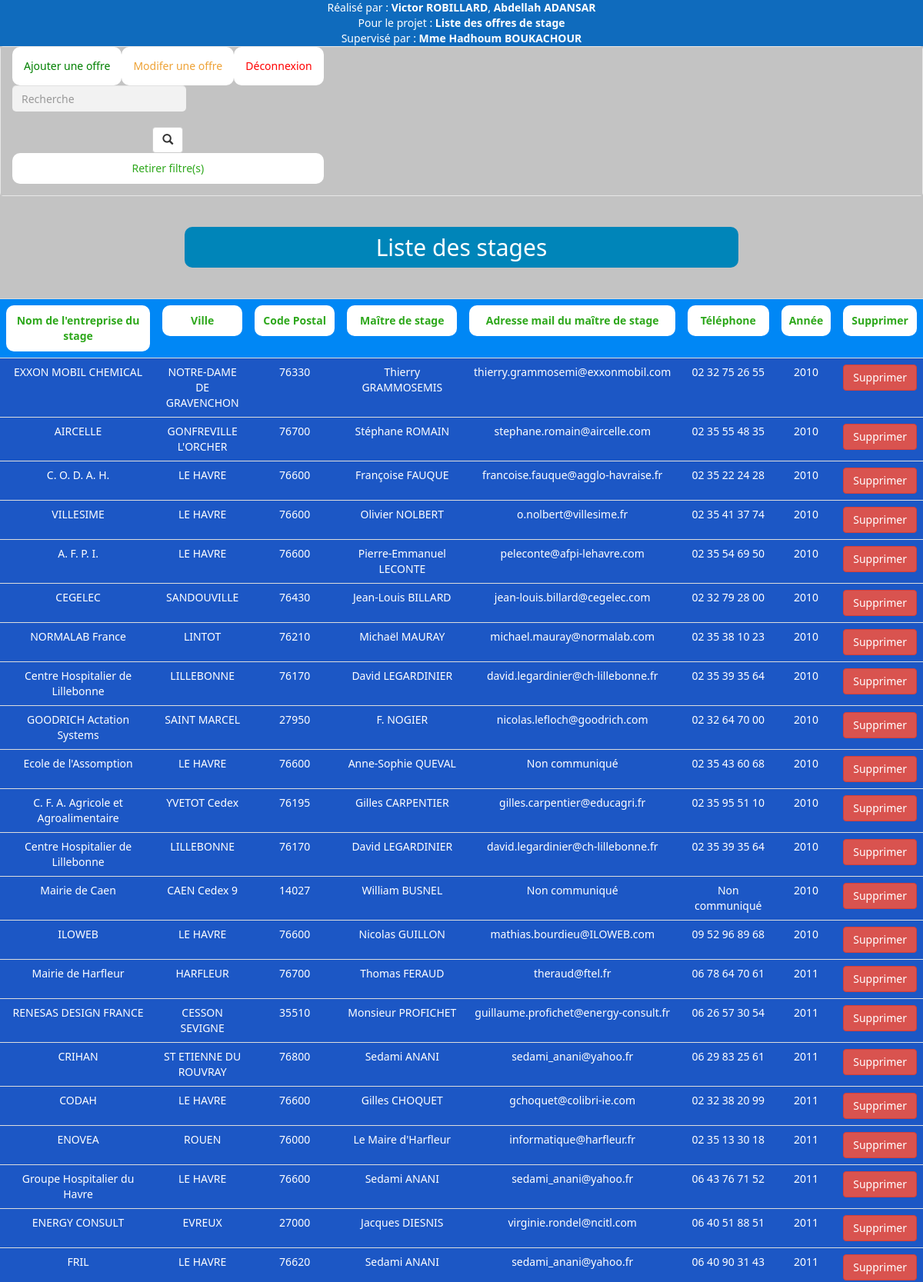
The app's page /listeAdmin.php (signed in, upper part) with its own data.
### tables this page shows
CREATE TABLE `offre` (
  `nomEnt` varchar(50) NOT NULL,
  `ville` varchar(50) NOT NULL,
  `codePostal` varchar(20) NOT NULL,
  `maitreStg` varchar(50) NOT NULL,
  `mail` varchar(50) NOT NULL,
  `telephone` varchar(20) NOT NULL,
  `id` int(3) NOT NULL,
  `annee` year(4) NOT NULL
);

### listeAdmin.php (the view, shortened to what this page needs)
<?php
$conn = mysqli_connect("localhost", "root", "", "stage");
$sort = isset($_GET['sort']) ? $_GET['sort'] : '';
$order = isset($_GET['order']) ? $_GET['order'] : 'asc';
if (isset($_POST['search'])) {
    $search_term = $_POST['search_term'];
    $resut = mysqli_query($conn, "SELECT * FROM offre WHERE nomEnt LIKE '%$search_term%'  OR ville LIKE '%$search_term%' OR codePostal LIKE '%$search_term%'
    OR maitreStg LIKE '%$search_term%' OR mail LIKE '%$search_term%' OR telephone LIKE '%$search_term%' OR annee LIKE '%$search_term%'");
    $resultat = mysqli_fetch_all($resut);
}
else if ($sort != '' && $order != '') {
    $resut = mysqli_query($conn, "SELECT * FROM offre ORDER BY $sort $order");
    $resultat = mysqli_fetch_all($resut);
}
else {
    $resut = mysqli_query($conn, "SELECT * FROM offre");
    $resultat = mysqli_fetch_all($resut);
}
?>
<!DOCTYPE html>
<html lang="en">
<head>
    <link rel="stylesheet" href="https://maxcdn.bootstrapcdn.com/bootstrap/3.4.1/css/bootstrap.min.css">
    <link rel="stylesheet" href="styleListe.css">
</head>
<body>
    <header>
        <div class="HautDePage">
            Réalisé par :
            <strong>Victor ROBILLARD</strong>,
            <strong>Abdellah ADANSAR</strong>
            <br>
            Pour le projet :
            <strong>Liste des offres de stage</strong>
            <br>
            Supervisé par :
            <strong> Mme Hadhoum BOUKACHOUR </strong>
        </div>
    </header>
    <main>
        <form action="" method="post">
            <div class="navbar navbar-default">
                <div class="container-fluid">
                    <ul class="nav navbar-nav">
                        <li><a href="ajoutOffre.php" style="color: green; background-color: white;">Ajouter une offre</a></li>
                        <li><a href="modifierOffre.php" style="color: #eea236; background-color: white;">Modifer une offre</a></li>
                        <li><a href="logout.php" style="color: red; background-color: white;">Déconnexion</a></li>
                        <div class="form-group">
                            <input type="text" class="form-control" placeholder="Recherche" name="search_term"><br>
                            <button type="submit" class="btn btn-default" name="search"><span class="glyphicon glyphicon-search"></span></button>
                            <a href="listeAdmin.php">Retirer filtre(s)</a>
                        </div>
                    </ul>
                </div>
            </div>
            <center>
                <h2>Liste des stages</h2><br>
                <table class="table">
                    <tr>
                        <th><a href="?sort=nomEnt&order=<?php echo $sort == 'nomEnt' && $order == 'asc' ? 'desc' : 'asc'; ?>">Nom de l'entreprise du stage</a></th>
                        <th style="width: 10%;"><a href="?sort=ville&order=<?php echo $sort == 'ville' && $order == 'asc' ? 'desc' : 'asc'; ?>">Ville</a></th>
                        <th style="width: 10%;"><a href="?sort=codePostal&order=<?php echo $sort == 'codePostal' && $order == 'asc' ? 'desc' : 'asc'; ?>">Code Postal</a></th>
                        <th><a href="?sort=maitreStg&order=<?php echo $sort == 'maitreStg' && $order == 'asc' ? 'desc' : 'asc'; ?>">Maître de stage</a></th>
                        <th><a href="?sort=mail&order=<?php echo $sort == 'mail' && $order == 'asc' ? 'desc' : 'asc'; ?>">Adresse mail du maître de stage</a></th>
                        <th><a href="?sort=telephone&order=<?php echo $sort == 'telephone' && $order == 'asc' ? 'desc' : 'asc'; ?>">Téléphone</a></th>
                        <th><a href="?sort=annee&order=<?php echo $sort == 'annee' && $order == 'asc' ? 'desc' : 'asc'; ?>">Année</a></th>
                        <th>
                            <p>Supprimer</p>
                        </th>
                    </tr>
                    <?php
                    foreach ($resultat as $res) {
                        echo "<tr>
                    <td><input type='hidden' name='nomEnt$res[6]' value='$res[0]'>$res[0]</td>
                    <td><input type='hidden' name='ville$res[6]' value='$res[1]'>$res[1]</td>
                    <td><input type='hidden' name='codePostal$res[6]' value='$res[2]'>$res[2]</td>
                    <td><input type='hidden' name='maitreStg$res[6]' value='$res[3]'>$res[3]</td>
                    <td><input type='hidden' name='mail$res[6]' value='$res[4]'>$res[4]</td>
                    <td><input type='hidden' name='telephone$res[6]' value='$res[5]'>$res[5]</td>
                    <td><input type='hidden' name='annee$res[6]' value='$res[7]'>$res[7]</td>
                    <td><input type='submit' class='btn btn-danger' name='supprimer$res[6]' value='Supprimer'></td>
                </tr>";
                    }
                    ?>
                </table>
            </center>
        </form>
    </main>
</body>
</html>

### styleListe.css (style rules this page uses)
body { font-family: system-ui; }
form { display: flex; flex-direction: column; background-color: rgb(195, 195, 195); }
p { color: #2ea81c; background-color: white; padding: 10px; border-radius: 10px; }
h2 { color: #ffffff; background-color: #0085b9; display: flex; flex-direction: column; align-items: center; justify-content: center; margin: 20px auto; width: 60%; height: auto; padding: 10px; border-radius: 10px; }
a { color: #2ea81c; background-color: white; text-decoration: none; display: flex; flex-direction: column; align-items: center; padding: 10px; border-radius: 10px; transition: all 0.3s ease; }
td { color: #ffffff; text-align: center; background-color: #1c57c5; }
th { text-align: center; background-color: #0087f5; }
div { text-align: center; background-color: rgb(195, 195, 195); }
input[type="text"], button { border-radius: 5px; border: none; background-color: #f2f2f2; width: auto; }
header { display: block; }
.HautDePage { text-align: center; color: #fff; background-color: #0f6bbd; }

### records on screen
offre: nomEnt "EXXON MOBIL CHEMICAL", ville "NOTRE-DAME DE GRAVENCHON", codePostal "76330", maitreStg "Thierry GRAMMOSEMIS", mail "thierry.grammosemi@exxonmobil.com", telephone "02 32 75 26 55", annee "2010"
offre: nomEnt "AIRCELLE", ville "GONFREVILLE L'ORCHER", codePostal "76700", maitreStg "Stéphane ROMAIN", mail "stephane.romain@aircelle.com", telephone "02 35 55 48 35", annee "2010"
offre: nomEnt "C. O. D. A. H.", ville "LE HAVRE", codePostal "76600", maitreStg "Françoise FAUQUE", mail "francoise.fauque@agglo-havraise.fr", telephone "02 35 22 24 28", annee "2010"
offre: nomEnt "VILLESIME", ville "LE HAVRE", codePostal "76600", maitreStg "Olivier NOLBERT", mail "o.nolbert@villesime.fr", telephone "02 35 41 37 74", annee "2010"
offre: nomEnt "A. F. P. I.", ville "LE HAVRE", codePostal "76600", maitreStg "Pierre-Emmanuel LECONTE", mail "peleconte@afpi-lehavre.com", telephone "02 35 54 69 50", annee "2010"
offre: nomEnt "CEGELEC", ville "SANDOUVILLE", codePostal "76430", maitreStg "Jean-Louis BILLARD", mail "jean-louis.billard@cegelec.com", telephone "02 32 79 28 00", annee "2010"
offre: nomEnt "NORMALAB France", ville "LINTOT", codePostal "76210", maitreStg "Michaël MAURAY", mail "michael.mauray@normalab.com", telephone "02 35 38 10 23", annee "2010"
offre: nomEnt "Centre Hospitalier de Lillebonne", ville "LILLEBONNE", codePostal "76170", maitreStg "David LEGARDINIER", mail "david.legardinier@ch-lillebonne.fr", telephone "02 35 39 35 64", annee "2010"
offre: nomEnt "GOODRICH Actation Systems", ville "SAINT MARCEL", codePostal "27950", maitreStg "F. NOGIER", mail "nicolas.lefloch@goodrich.com", telephone "02 32 64 70 00", annee "2010"
offre: nomEnt "Ecole de l'Assomption", ville "LE HAVRE", codePostal "76600", maitreStg "Anne-Sophie QUEVAL", mail "Non communiqué", telephone "02 35 43 60 68", annee "2010"
offre: nomEnt "C. F. A. Agricole et Agroalimentaire", ville "YVETOT Cedex", codePostal "76195", maitreStg "Gilles CARPENTIER", mail "gilles.carpentier@educagri.fr", telephone "02 35 95 51 10", annee "2010"
offre: nomEnt "Centre Hospitalier de Lillebonne", ville "LILLEBONNE", codePostal "76170", maitreStg "David LEGARDINIER", mail "david.legardinier@ch-lillebonne.fr", telephone "02 35 39 35 64", annee "2010"
offre: nomEnt "Mairie de Caen", ville "CAEN Cedex 9", codePostal "14027", maitreStg "William BUSNEL", mail "Non communiqué", telephone "Non communiqué", annee "2010"
offre: nomEnt "ILOWEB", ville "LE HAVRE", codePostal "76600", maitreStg "Nicolas GUILLON", mail "mathias.bourdieu@ILOWEB.com", telephone "09 52 96 89 68", annee "2010"
offre: nomEnt "Mairie de Harfleur", ville "HARFLEUR", codePostal "76700", maitreStg "Thomas FERAUD", mail "theraud@ftel.fr", telephone "06 78 64 70 61", annee "2011"
offre: nomEnt "RENESAS DESIGN FRANCE", ville "CESSON SEVIGNE", codePostal "35510", maitreStg "Monsieur PROFICHET", mail "guillaume.profichet@energy-consult.fr", telephone "06 26 57 30 54", annee "2011"
offre: nomEnt "CRIHAN", ville "ST ETIENNE DU ROUVRAY", codePostal "76800", maitreStg "Sedami ANANI", mail "sedami_anani@yahoo.fr", telephone "06 29 83 25 61", annee "2011"
offre: nomEnt "CODAH", ville "LE HAVRE", codePostal "76600", maitreStg "Gilles CHOQUET", mail "gchoquet@colibri-ie.com", telephone "02 32 38 20 99", annee "2011"
offre: nomEnt "ENOVEA", ville "ROUEN", codePostal "76000", maitreStg "Le Maire d'Harfleur", mail "informatique@harfleur.fr", telephone "02 35 13 30 18", annee "2011"
offre: nomEnt "Groupe Hospitalier du Havre", ville "LE HAVRE", codePostal "76600", maitreStg "Sedami ANANI", mail "sedami_anani@yahoo.fr", telephone "06 43 76 71 52", annee "2011"
offre: nomEnt "ENERGY CONSULT", ville "EVREUX", codePostal "27000", maitreStg "Jacques DIESNIS", mail "virginie.rondel@ncitl.com", telephone "06 40 51 88 51", annee "2011"
offre: nomEnt "FRIL", ville "LE HAVRE", codePostal "76620", maitreStg "Sedami ANANI", mail "sedami_anani@yahoo.fr", telephone "06 40 90 31 43", annee "2011"
